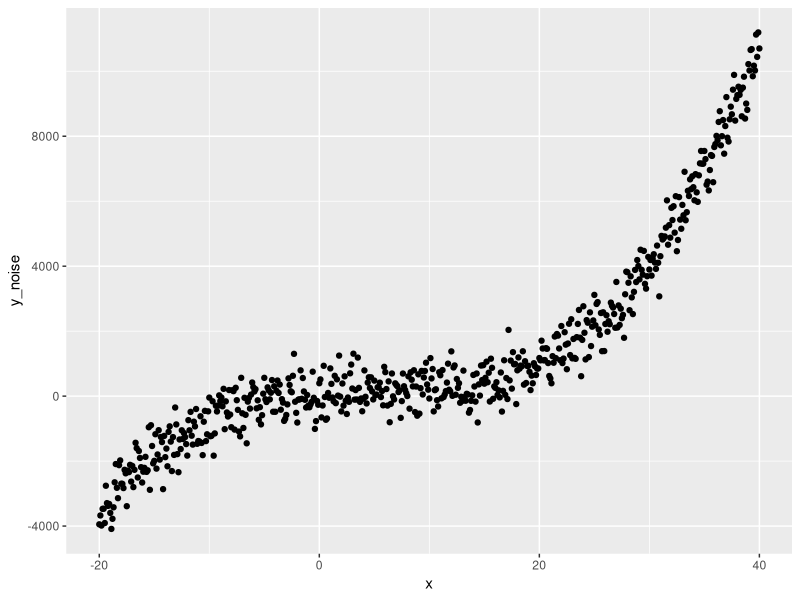
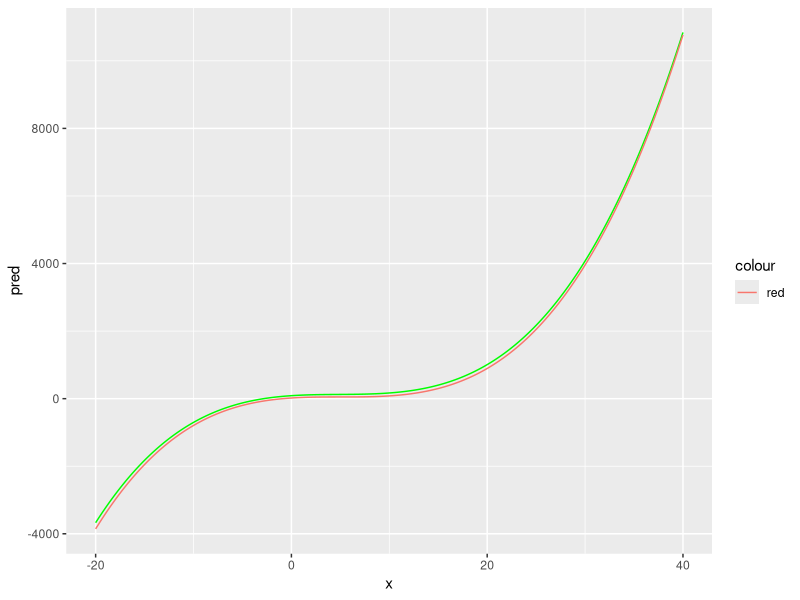

Write the R code that produced these figures, in order.
## ---- chunk 1
knitr::opts_chunk$set(echo = TRUE)
## ---- chunk 2
library(dplyr)
library(ggplot2)
library(caret)
## ---- chunk 3
sample_data <- tibble(x= seq(-20, 40, .1),
                      y= 50 + 0.25 * (x-5)**3,
                      y_noise= y+ rnorm(n=length(y),
                                        mean =100,
                                        sd=500))
## ---- chunk 4
g<- ggplot(sample_data, aes(x, y_noise))
g<- g + geom_point()
g
## ---- chunk 5
model <- lm(data=sample_data, 
            formula=y_noise ~ poly(x,3))
summary(model)
## ---- chunk 6
predictions <- tibble(x=seq(-20, 40, .1))
predictions$pred <- predict(object=model, 
                            newdata = predictions,
                            interval='confidence',
                            level=.99)[, 1]
## ---- chunk 7
g <- ggplot(predictions, aes(x, pred))
g<- g+ geom_line(col='green')
g <- g + geom_line(data=sample_data,
                   aes(x, y, col ='red'))
g
## ---- chunk 8
model_summary <- summary(model)
model_summary$adj.r.squared
## ---- chunk 9
R2(pred=predictions$pred, obs = sample_data$y_noise)
